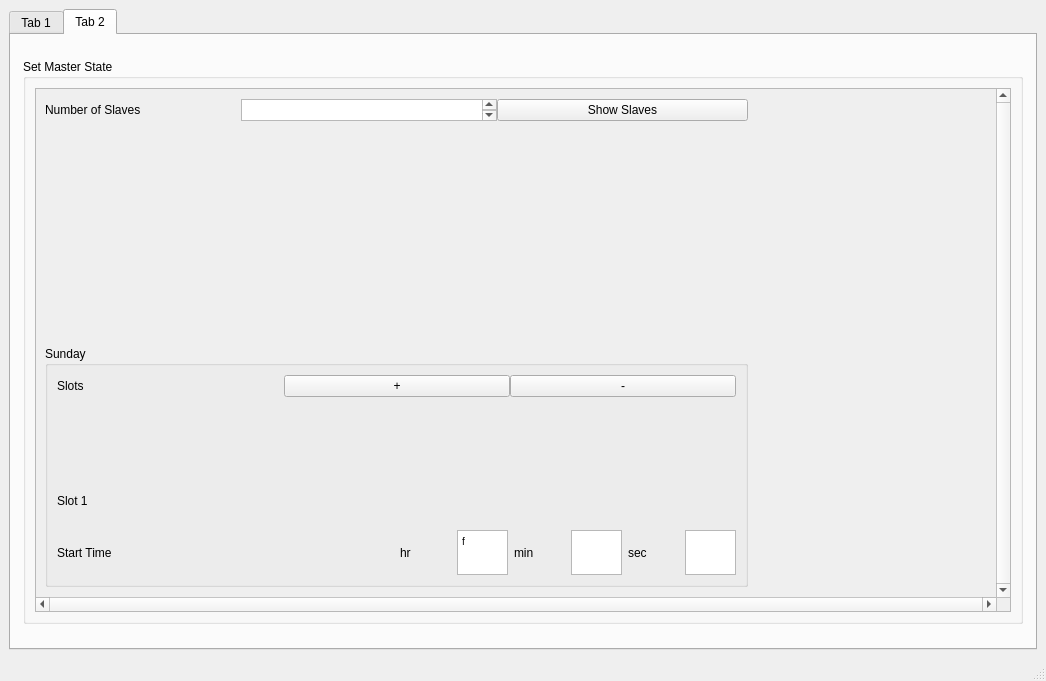
<?xml version="1.0" encoding="UTF-8"?>
<ui version="4.0">
 <class>MainWindow</class>
 <widget class="QMainWindow" name="MainWindow">
  <property name="geometry">
   <rect>
    <x>0</x>
    <y>0</y>
    <width>1046</width>
    <height>681</height>
   </rect>
  </property>
  <property name="windowTitle">
   <string>MainWindow</string>
  </property>
  <widget class="QWidget" name="centralwidget">
   <layout class="QGridLayout" name="gridLayout">
    <item row="0" column="0">
     <widget class="QTabWidget" name="tabWidget">
      <property name="currentIndex">
       <number>1</number>
      </property>
      <widget class="QWidget" name="tab1">
       <attribute name="title">
        <string>Tab 1</string>
       </attribute>
      </widget>
      <widget class="QWidget" name="tab_2">
       <attribute name="title">
        <string>Tab 2</string>
       </attribute>
       <layout class="QGridLayout" name="gridLayout_2">
        <item row="0" column="0">
         <widget class="QGroupBox" name="groupBox">
          <property name="sizePolicy">
           <sizepolicy hsizetype="MinimumExpanding" vsizetype="Preferred">
            <horstretch>0</horstretch>
            <verstretch>0</verstretch>
           </sizepolicy>
          </property>
          <property name="maximumSize">
           <size>
            <width>1000</width>
            <height>565</height>
           </size>
          </property>
          <property name="title">
           <string>Set Master State</string>
          </property>
          <layout class="QGridLayout" name="gridLayout_3">
           <item row="1" column="0">
            <widget class="QScrollArea" name="scrollArea">
             <property name="sizePolicy">
              <sizepolicy hsizetype="MinimumExpanding" vsizetype="Expanding">
               <horstretch>0</horstretch>
               <verstretch>0</verstretch>
              </sizepolicy>
             </property>
             <property name="verticalScrollBarPolicy">
              <enum>Qt::ScrollBarAlwaysOn</enum>
             </property>
             <property name="horizontalScrollBarPolicy">
              <enum>Qt::ScrollBarAlwaysOn</enum>
             </property>
             <property name="sizeAdjustPolicy">
              <enum>QAbstractScrollArea::AdjustToContents</enum>
             </property>
             <property name="widgetResizable">
              <bool>false</bool>
             </property>
             <property name="alignment">
              <set>Qt::AlignLeading|Qt::AlignLeft|Qt::AlignVCenter</set>
             </property>
             <widget class="QWidget" name="scrollAreaWidgetContents">
              <property name="geometry">
               <rect>
                <x>0</x>
                <y>0</y>
                <width>721</width>
                <height>506</height>
               </rect>
              </property>
              <layout class="QVBoxLayout" name="verticalLayout_4">
               <item>
                <layout class="QFormLayout" name="formLayout">
                 <property name="horizontalSpacing">
                  <number>100</number>
                 </property>
                 <property name="verticalSpacing">
                  <number>0</number>
                 </property>
                 <item row="0" column="0">
                  <widget class="QLabel" name="label">
                   <property name="text">
                    <string>Number of Slaves</string>
                   </property>
                  </widget>
                 </item>
                 <item row="0" column="1">
                  <layout class="QHBoxLayout" name="horizontalLayout">
                   <item>
                    <widget class="QTextEdit" name="textEdit">
                     <property name="sizePolicy">
                      <sizepolicy hsizetype="Minimum" vsizetype="Ignored">
                       <horstretch>0</horstretch>
                       <verstretch>0</verstretch>
                      </sizepolicy>
                     </property>
                     <property name="html">
                      <string>&lt;!DOCTYPE HTML PUBLIC &quot;-//W3C//DTD HTML 4.0//EN&quot; &quot;http://www.w3.org/TR/REC-html40/strict.dtd&quot;&gt;
&lt;html&gt;&lt;head&gt;&lt;meta name=&quot;qrichtext&quot; content=&quot;1&quot; /&gt;&lt;style type=&quot;text/css&quot;&gt;
p, li { white-space: pre-wrap; }
&lt;/style&gt;&lt;/head&gt;&lt;body style=&quot; font-family:'MS Shell Dlg 2'; font-size:7.8pt; font-weight:400; font-style:normal;&quot;&gt;
&lt;p style=&quot;-qt-paragraph-type:empty; margin-top:0px; margin-bottom:0px; margin-left:0px; margin-right:0px; -qt-block-indent:0; text-indent:0px;&quot;&gt;&lt;br /&gt;&lt;/p&gt;&lt;/body&gt;&lt;/html&gt;</string>
                     </property>
                    </widget>
                   </item>
                   <item>
                    <widget class="QPushButton" name="pushButton">
                     <property name="text">
                      <string>Show Slaves</string>
                     </property>
                    </widget>
                   </item>
                  </layout>
                 </item>
                </layout>
               </item>
               <item>
                <widget class="QGroupBox" name="groupBox_2">
                 <property name="title">
                  <string>Sunday</string>
                 </property>
                 <layout class="QGridLayout" name="gridLayout_5">
                  <item row="1" column="0">
                   <layout class="QVBoxLayout" name="verticalLayout_3">
                    <item>
                     <widget class="QLabel" name="label_3">
                      <property name="text">
                       <string>Slot 1</string>
                      </property>
                     </widget>
                    </item>
                    <item>
                     <layout class="QHBoxLayout" name="horizontalLayout_3">
                      <item>
                       <widget class="QLabel" name="label_4">
                        <property name="text">
                         <string>Start Time</string>
                        </property>
                       </widget>
                      </item>
                      <item>
                       <layout class="QHBoxLayout" name="horizontalLayout_4">
                        <item>
                         <widget class="QLabel" name="label_5">
                          <property name="text">
                           <string>hr</string>
                          </property>
                         </widget>
                        </item>
                        <item>
                         <widget class="QTextEdit" name="textEdit_2">
                          <property name="sizePolicy">
                           <sizepolicy hsizetype="Ignored" vsizetype="Ignored">
                            <horstretch>0</horstretch>
                            <verstretch>0</verstretch>
                           </sizepolicy>
                          </property>
                          <property name="minimumSize">
                           <size>
                            <width>20</width>
                            <height>25</height>
                           </size>
                          </property>
                          <property name="maximumSize">
                           <size>
                            <width>200</width>
                            <height>50</height>
                           </size>
                          </property>
                          <property name="verticalScrollBarPolicy">
                           <enum>Qt::ScrollBarAlwaysOff</enum>
                          </property>
                          <property name="horizontalScrollBarPolicy">
                           <enum>Qt::ScrollBarAlwaysOff</enum>
                          </property>
                          <property name="html">
                           <string>&lt;!DOCTYPE HTML PUBLIC &quot;-//W3C//DTD HTML 4.0//EN&quot; &quot;http://www.w3.org/TR/REC-html40/strict.dtd&quot;&gt;
&lt;html&gt;&lt;head&gt;&lt;meta name=&quot;qrichtext&quot; content=&quot;1&quot; /&gt;&lt;style type=&quot;text/css&quot;&gt;
p, li { white-space: pre-wrap; }
&lt;/style&gt;&lt;/head&gt;&lt;body style=&quot; font-family:'MS Shell Dlg 2'; font-size:7.8pt; font-weight:400; font-style:normal;&quot;&gt;
&lt;p style=&quot; margin-top:0px; margin-bottom:0px; margin-left:0px; margin-right:0px; -qt-block-indent:0; text-indent:0px;&quot;&gt;f&lt;/p&gt;&lt;/body&gt;&lt;/html&gt;</string>
                          </property>
                         </widget>
                        </item>
                        <item>
                         <widget class="QLabel" name="label_6">
                          <property name="text">
                           <string>min</string>
                          </property>
                         </widget>
                        </item>
                        <item>
                         <widget class="QTextEdit" name="textEdit_3">
                          <property name="sizePolicy">
                           <sizepolicy hsizetype="Ignored" vsizetype="Ignored">
                            <horstretch>0</horstretch>
                            <verstretch>0</verstretch>
                           </sizepolicy>
                          </property>
                          <property name="minimumSize">
                           <size>
                            <width>20</width>
                            <height>25</height>
                           </size>
                          </property>
                          <property name="maximumSize">
                           <size>
                            <width>200</width>
                            <height>50</height>
                           </size>
                          </property>
                          <property name="verticalScrollBarPolicy">
                           <enum>Qt::ScrollBarAlwaysOff</enum>
                          </property>
                          <property name="horizontalScrollBarPolicy">
                           <enum>Qt::ScrollBarAlwaysOff</enum>
                          </property>
                         </widget>
                        </item>
                        <item>
                         <widget class="QLabel" name="label_7">
                          <property name="text">
                           <string>sec</string>
                          </property>
                         </widget>
                        </item>
                        <item>
                         <widget class="QTextEdit" name="textEdit_4">
                          <property name="sizePolicy">
                           <sizepolicy hsizetype="Ignored" vsizetype="Ignored">
                            <horstretch>0</horstretch>
                            <verstretch>1</verstretch>
                           </sizepolicy>
                          </property>
                          <property name="minimumSize">
                           <size>
                            <width>20</width>
                            <height>25</height>
                           </size>
                          </property>
                          <property name="maximumSize">
                           <size>
                            <width>200</width>
                            <height>50</height>
                           </size>
                          </property>
                          <property name="verticalScrollBarPolicy">
                           <enum>Qt::ScrollBarAlwaysOff</enum>
                          </property>
                          <property name="horizontalScrollBarPolicy">
                           <enum>Qt::ScrollBarAlwaysOff</enum>
                          </property>
                         </widget>
                        </item>
                       </layout>
                      </item>
                     </layout>
                    </item>
                   </layout>
                  </item>
                  <item row="0" column="0">
                   <layout class="QVBoxLayout" name="verticalLayout_2">
                    <item>
                     <layout class="QFormLayout" name="formLayout_2">
                      <property name="horizontalSpacing">
                       <number>200</number>
                      </property>
                      <item row="0" column="0">
                       <widget class="QLabel" name="label_2">
                        <property name="text">
                         <string>Slots</string>
                        </property>
                       </widget>
                      </item>
                      <item row="0" column="1">
                       <layout class="QHBoxLayout" name="horizontalLayout_2">
                        <item>
                         <widget class="QPushButton" name="pushButton_3">
                          <property name="text">
                           <string>+</string>
                          </property>
                         </widget>
                        </item>
                        <item>
                         <widget class="QPushButton" name="pushButton_2">
                          <property name="text">
                           <string>-</string>
                          </property>
                         </widget>
                        </item>
                       </layout>
                      </item>
                     </layout>
                    </item>
                   </layout>
                  </item>
                  <item row="2" column="0">
                   <layout class="QHBoxLayout" name="horizontalLayout_6"/>
                  </item>
                 </layout>
                </widget>
               </item>
              </layout>
             </widget>
            </widget>
           </item>
          </layout>
         </widget>
        </item>
       </layout>
      </widget>
     </widget>
    </item>
   </layout>
  </widget>
  <widget class="QMenuBar" name="menubar">
   <property name="geometry">
    <rect>
     <x>0</x>
     <y>0</y>
     <width>1046</width>
     <height>26</height>
    </rect>
   </property>
  </widget>
  <widget class="QStatusBar" name="statusbar"/>
 </widget>
 <resources/>
 <connections/>
</ui>
